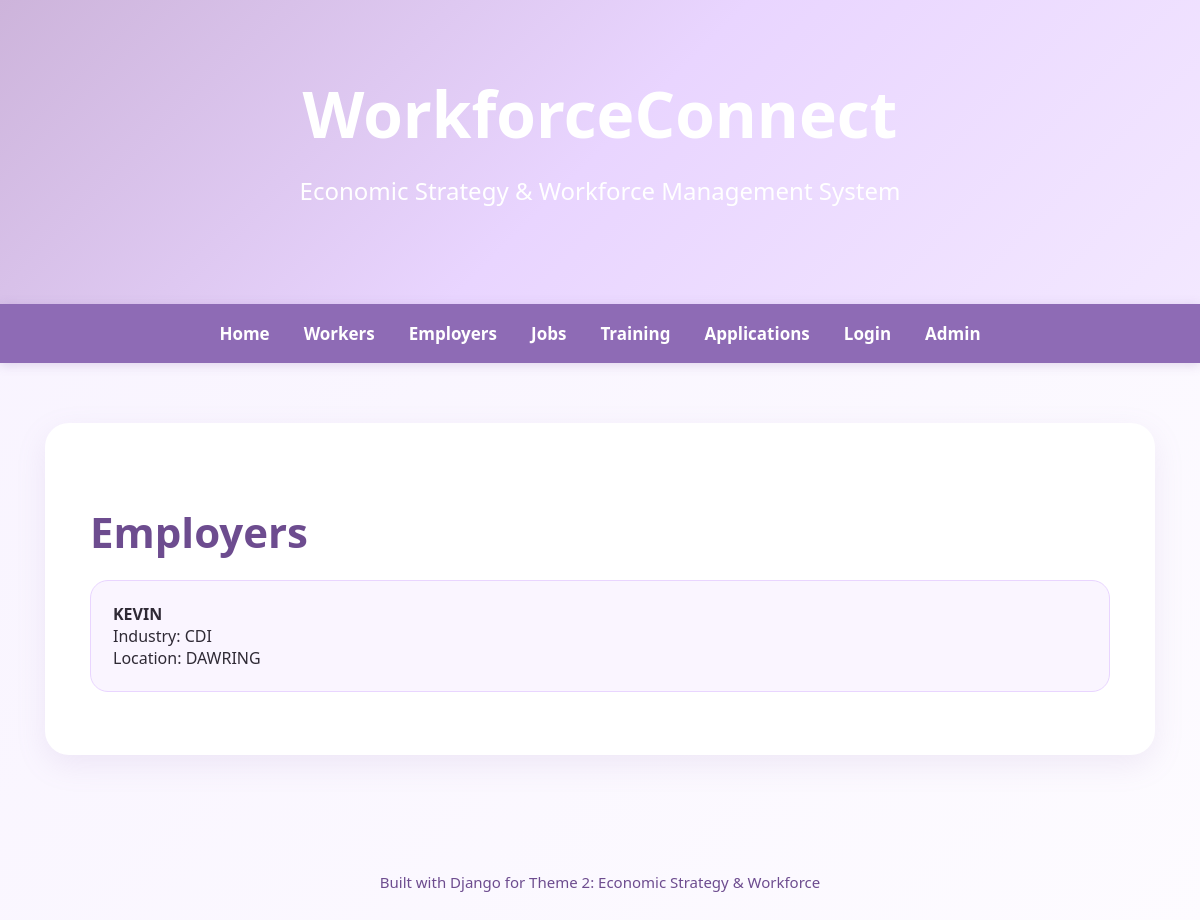
The page /employers/ on the database its author committed.
### workforce/models.py (models this page shows, shortened)
class Employer(models.Model):
    user = models.OneToOneField(
        User,
        on_delete=models.CASCADE,
        related_name='employer_profile',
        null=True,
        blank=True
    )
    organisation_name = models.CharField(max_length=150)
    industry = models.CharField(max_length=100)
    location = models.CharField(max_length=100)
    contact_email = models.EmailField()

### workforce/views.py (the view)
class EmployerListView(ListView):
    model = Employer
    template_name = 'workforce/employer_list.html'
    context_object_name = 'employers'

### workforce/templates/workforce/employer_list.html
{% extends 'workforce/base.html' %}
{% block content %}
    <h2>Employers</h2>
    <ul class="card-list">
        {% for employer in employers %}
            <li>
                <strong>{{ employer.organisation_name }}</strong><br>
                Industry: {{ employer.industry }}<br>
                Location: {{ employer.location }}
            </li>
        {% empty %}
            <li>No employers found.</li>
        {% endfor %}
    </ul>
{% endblock %}

### workforce/static/workforce/style.css (style rules this page uses)
body { font-family: 'Segoe UI', Arial, sans-serif; background: linear-gradient(135deg, #f8f3ff, #fdfbff); color: #2f2a35; margin: 0; padding: 0; }
h1, h2, h3 { color: #6d4c8f; }
h2 { font-size: 42px; margin-bottom: 20px; }
.card-list { list-style: none; padding: 0; }
.card-list li { background: #faf5ff; border: 1px solid #e9d5ff; margin-bottom: 18px; padding: 22px; border-radius: 18px; transition: 0.3s; }

### rows shown on the page
Employer: organisation_name "KEVIN", industry "CDI", location "DAWRING"
